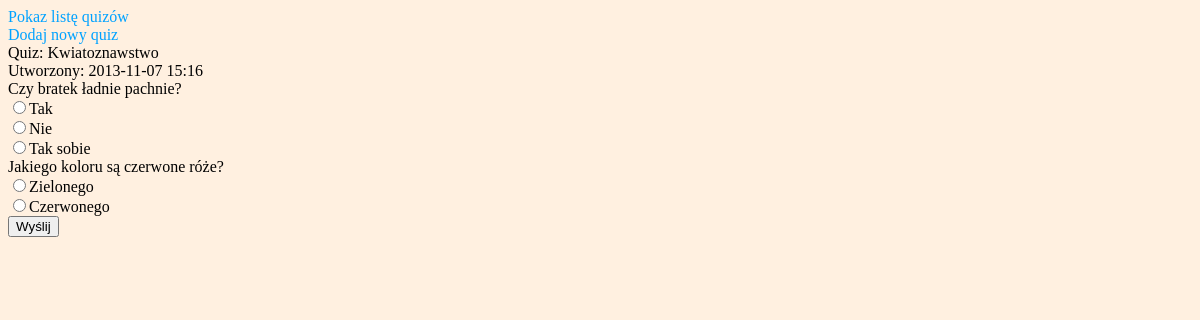
The app's page /index.php?quiz=1 with its own data.
### tables this page shows
CREATE TABLE IF NOT EXISTS `quizzes` (
  `id` int(11) NOT NULL AUTO_INCREMENT,
  `name` varchar(45) NOT NULL,
  `creationDateTime` datetime NOT NULL,
  PRIMARY KEY (`id`)
);

CREATE TABLE IF NOT EXISTS `questions` (
  `id` int(11) NOT NULL AUTO_INCREMENT,
  `quizId` int(11) NOT NULL,
  `text` varchar(200) NOT NULL,
  `multipleChoice` tinyint(4) NOT NULL,
  PRIMARY KEY (`id`),
  KEY `fk_Questions_Quizes_idx` (`quizId`)
);

CREATE TABLE IF NOT EXISTS `answers` (
  `id` int(11) NOT NULL AUTO_INCREMENT,
  `questionId` int(11) NOT NULL,
  `text` varchar(200) NOT NULL,
  `pointsIfChecked` int(11) NOT NULL,
  `pointsIfUnchecked` int(11) NOT NULL,
  PRIMARY KEY (`id`),
  KEY `fk_Answers_Questions1_idx` (`questionId`)
);

### model/quiz.php (called while the page is built, shortened)
<?php
class Quiz
{
    private $name;
    private $creationDateTime;
    private $questions;
    public function __construct($name, $creationDateTime, $questions)
    {
        $this->name = $name;
        $this->creationDateTime = $creationDateTime;
        $this->questions = $questions;
    }
    public function getName()
    {
        return $this->name;
    }
    public function getCreationDateTime()
    {
        return $this->creationDateTime;
    }
    public function getQuestions()
    {
        return $this->questions;
    }
}
?>

### dbconnector/db_quiz_loader.php (called while the page is built, shortened)
<?php
require_once dirname(__FILE__).'/../model/answer.php';
require_once dirname(__FILE__).'/../model/question.php';
require_once dirname(__FILE__).'/../model/quiz.php';
class DbQuizLoader implements QuizLoader
{
    private $dbDriver;
    public function __construct($dbDriver)
    {
        $this->dbDriver = $dbDriver;
    }
    public function loadQuiz($quizId)
    {
        $quizResource = $this->dbDriver->query("SELECT name, creationDateTime FROM Quizzes WHERE id = '".$quizId."' LIMIT 1")->fetch_object();
        $quizName = $quizResource->name;
        $quizCreationDateTime = \DateTime::createFromFormat("Y-m-d H:i:s", $quizResource->creationDateTime);
        $questionResource = $this->dbDriver->query("SELECT id, text, multipleChoice FROM Questions WHERE quizId = ".$quizId);
        $quizQuestions = array();
        for($i = 0; $i < $questionResource->num_rows; ++$i)
        {
            $question = $questionResource->fetch_object();
            $questionId = $question->id;
            $questionText = $question->text;
            $questionMultipleChoice = $question->multipleChoice;
            $answerResource = $this->dbDriver->query("SELECT id, text, pointsIfChecked, pointsIfUnchecked FROM Answers WHERE questionId = ".$questionId);
            $questionAnswers = array();
            for($j = 0; $j < $answerResource->num_rows; ++$j)
            {
                $answer = $answerResource->fetch_object();
                $answerId = $answer->id;
                $answerText = $answer->text;
                $answerPointsIfChecked = $answer->pointsIfChecked;
                $answerPointsIfUnchecked = $answer->pointsIfUnchecked;
                $questionAnswers[$answerId] = new Answer($answerText, $answerPointsIfChecked, $answerPointsIfUnchecked);
                $questionAnswers[$answerId]->setId($answerId);
            }
            $quizQuestions[$questionId] = new Question($questionText, $questionMultipleChoice, $questionAnswers);
            $quizQuestions[$questionId]->setId($questionId);
        }
        $quiz = new Quiz($quizName, $quizCreationDateTime, $quizQuestions);
        $quiz->setId($quizId);
        return $quiz;
    }
}
?>

### model/question.php (called while the page is built, shortened)
<?php
class Question
{
    private $id;
    private $text;
    private $answers;
    public function __construct($text, $multipleChoice, $answers)
    {
        $this->text = $text;
        $this->answers = $answers;
    }
    public function getText()
    {
        return $this->text;
    }
    public function getAnswers()
    {
        return $this->answers;
    }
    public function getId()
    {
        return $this->id;
    }
    public function setId($id)
    {
        $this->id = $id;
    }
}
?>

### model/answer.php (called while the page is built, shortened)
<?php
class Answer
{
    private $id;
    private $text;
    public function __construct($text, $pointsIfChecked = 1, $pointsIfUnchecked = 0)
    {
        $this->text = $text;
    }
    public function getText()
    {
        return $this->text;
    }
    public function getId()
    {
        return $this->id;
    }
    public function setId($id)
    {
        $this->id = $id;
    }
}
?>

### html/quiz_html_printer.php (the view, shortened to what this page needs)
<?php
class QuizHtmlPrinter implements QuizPrinter
{
    private $questionId;
    private $answerId;
    public function printQuiz($quiz)
    {
        $this->printQuizHeader($quiz);
        $this->printAllQuestions($quiz);
        $this->printQuizFooter($quiz);
    }
    private function printQuizHeader($quiz)
    {
        echo '<form action="index.php?show=submit_answers" method="post">';
        echo "Quiz: ", $quiz->getName(), "<br/>";
        echo "Utworzony: ", $quiz->getCreationDateTime()->format("Y-m-d H:i"), "<br/>";
    }
    private function printAllQuestions($quiz)
    {
        foreach ($quiz->getQuestions() as $question)
        {
            $this->questionId = $question->getId();
            $this->printQuestion($question);
            ++$this->questionId;
        }
    }
    private function printQuizFooter($quiz)
    {
        echo '<input type="submit" value="Wyślij" />';
        echo '</form>';
    }
    private function printQuestion($question)
    {
        $this->printQuestionText($question);
        $this->printAllAnswers($question);
    }
    private function printQuestionText($question)
    {
        echo $question->getText(), "<br/>";
    }
    private function printAllAnswers($question)
    {
        foreach ($question->getAnswers() as $answer)
        {
            $this->answerId = $answer->getId();
            $this->printAnswer($answer, $question->isMultipleChoice());
        }
    }
    private function printAnswer($answer, $multipleChoice)
    {
        $type = $multipleChoice ? "checkbox" : "radio";
        $name = 'q'.$this->questionId;
        echo '<input type="', $type, '" name="';
        echo $name;
        echo '" value="', $this->answerId, '">';
        echo $answer->getText();
        echo '</input><br/>';
    }
}
?>

### index.php (shortened to what this page needs)
<!DOCTYPE html PUBLIC
    "-//W3C//DTD XHTML 1.0 Strict//EN"
	"http://www.w3.org/TR/xhtml1/DTD/xhtml1-strict.dtd">
<html xmlns="http://www.w3.org/1999/xhtml" xml:lang="pl">
<head>
</head>
<body>
<div class="main">
<?php
if (IsContentFileSpecified() && IsContentFileValid())
{
    include(GetContentFileName());
}
else
{
    include(GetDefaultContentFileName());
}
function IsContentFileSpecified()
{
    return !empty($_GET["show"]);
}
function GetDefaultContentFileName()
{
    return Config::HOME_CONTENTS;
}
?>
</body>
</html>

### contents/quiz.php (shortened to what this page needs)
<a href="index.php?show=quiz_list">Pokaz listę quizów</a><br />
<a href="index.php?show=quiz_wizard">Dodaj nowy quiz</a><br />
<?php
require_once("dbconnector/db_quiz_loader.php");
require_once("dbconnector/db_quiz_saver.php");
require_once("html/quiz_html_printer.php");
require_once("model/answer.php");
require_once("model/quiz.php");
require_once("model/question.php");
$dbDriver= (new DefaultDbConnector())->getDbDriver();
if (isset($_GET['quiz']) && is_numeric($_GET['quiz']))
{
    $loadedQuizId = $_GET['quiz'];
    $loadedQuiz = (new DbQuizLoader($dbDriver))->loadQuiz($loadedQuizId);
    $quizPrinter = new QuizHtmlPrinter();
    $quizPrinter->printQuiz($loadedQuiz);
}
?>

### style.css (style rules this page uses)
body { background-color: #FFF0E0; }
a:link { color: #00A2FF; text-decoration:none }

### records on screen
quizzes: name "Kwiatoznawstwo"
questions: text "Czy bratek ładnie pachnie?"
answers: text "Tak"
answers: text "Nie"
answers: text "Tak sobie"
questions: text "Jakiego koloru są czerwone róże?"
answers: text "Zielonego"
answers: text "Czerwonego"

### other values on screen
$quiz->getCreationDateTime()->format("Y-m-d H:i") "2013-11-07 15:16"
